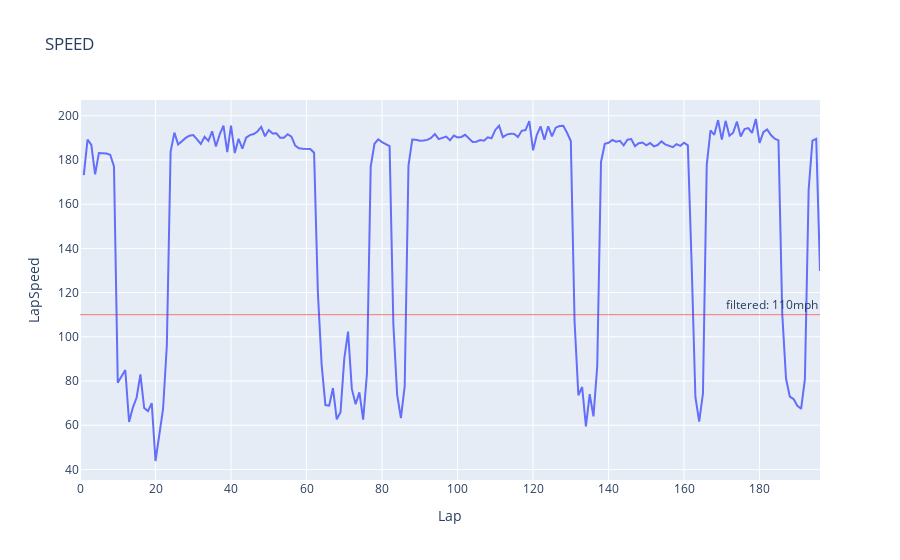
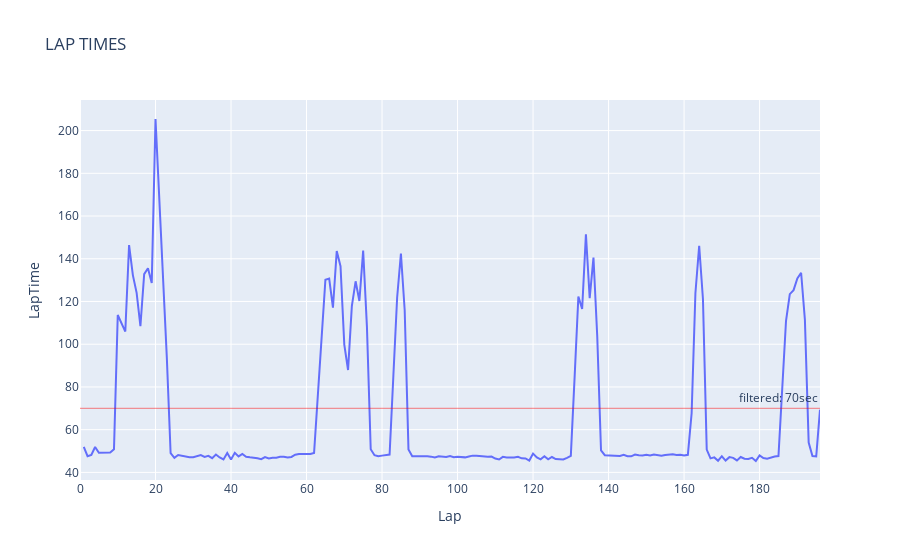

The code cell stored with these charts, in order, in its notebook:
### Markdown cell above
### Find lap and speed values to filter by

### Code cell
driver_csv = path + driver + '.csv'
df = pd.read_csv(driver_csv)
df = df.drop([11,21])
print(df.head(5))

# check lap_value to use
annotation = 'filtered: ' + str(filtered_speed_value) + 'mph'
fig = px.line(df, x='Lap', y='LapSpeed', title='SPEED')
fig.add_hline(y=filtered_speed_value, line_width=0.5, line_color='red', annotation_text=annotation)
fig.show()

# check speed_value to use
annotation = 'filtered: ' + str(filtered_lap_value) + 'sec'
fig = px.line(df, x='Lap', y='LapTime', title='LAP TIMES')
fig.add_hline(y=filtered_lap_value, line_width=0.5, line_color='red', annotation_text=annotation)
fig.show()

del df

### Figure 1 — Plotly figure (JSON) as saved in the notebook; plotly's stock layout.template omitted (floating-point values rounded to 4 significant figures; data arrays with more than 128 entries replaced by an {"elided": "..."} marker saying what was removed)
{"data": [{"hovertemplate": "Lap=%{x}<br>LapSpeed=%{y}<extra></extra>", "legendgroup": "", "line": {"color": "#636efa", "dash": "solid"}, "marker": {"symbol": "circle"}, "mode": "lines", "name": "", "orientation": "v", "showlegend": false, "type": "scatter", "x": {"elided": "195 int values"}, "xaxis": "x", "y": {"elided": "195 float values"}, "yaxis": "y"}], "layout": {"annotations": [{"showarrow": false, "text": "filtered: 110mph", "x": 1, "xanchor": "right", "xref": "x domain", "y": 110, "yanchor": "bottom", "yref": "y"}], "autosize": true, "legend": {"tracegroupgap": 0}, "shapes": [{"line": {"color": "red", "width": 0.5}, "type": "line", "x0": 0, "x1": 1, "xref": "x domain", "y0": 110, "y1": 110, "yref": "y"}], "title": {"text": "SPEED"}, "xaxis": {"anchor": "y", "autorange": true, "domain": [0, 1], "range": [0, 196], "title": {"text": "Lap"}, "type": "linear"}, "yaxis": {"anchor": "x", "autorange": true, "domain": [0, 1], "range": [35.22, 207.1], "title": {"text": "LapSpeed"}, "type": "linear"}}}

### Figure 2 — Plotly figure (JSON) as saved in the notebook; plotly's stock layout.template omitted (floating-point values rounded to 4 significant figures; data arrays with more than 128 entries replaced by an {"elided": "..."} marker saying what was removed)
{"data": [{"hovertemplate": "Lap=%{x}<br>LapTime=%{y}<extra></extra>", "legendgroup": "", "line": {"color": "#636efa", "dash": "solid"}, "marker": {"symbol": "circle"}, "mode": "lines", "name": "", "orientation": "v", "showlegend": false, "type": "scatter", "x": {"elided": "195 int values"}, "xaxis": "x", "y": {"elided": "195 float values"}, "yaxis": "y"}], "layout": {"annotations": [{"showarrow": false, "text": "filtered: 70sec", "x": 1, "xanchor": "right", "xref": "x domain", "y": 70, "yanchor": "bottom", "yref": "y"}], "autosize": true, "legend": {"tracegroupgap": 0}, "shapes": [{"line": {"color": "red", "width": 0.5}, "type": "line", "x0": 0, "x1": 1, "xref": "x domain", "y0": 70, "y1": 70, "yref": "y"}], "title": {"text": "LAP TIMES"}, "xaxis": {"anchor": "y", "autorange": true, "domain": [0, 1], "range": [0, 196], "title": {"text": "Lap"}, "type": "linear"}, "yaxis": {"anchor": "x", "autorange": true, "domain": [0, 1], "range": [36.44, 214.3], "title": {"text": "LapTime"}, "type": "linear"}}}
